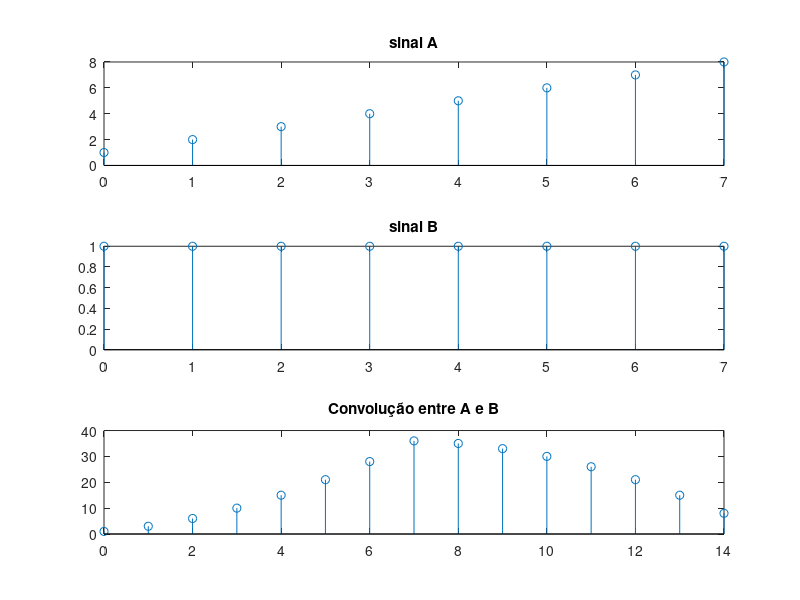
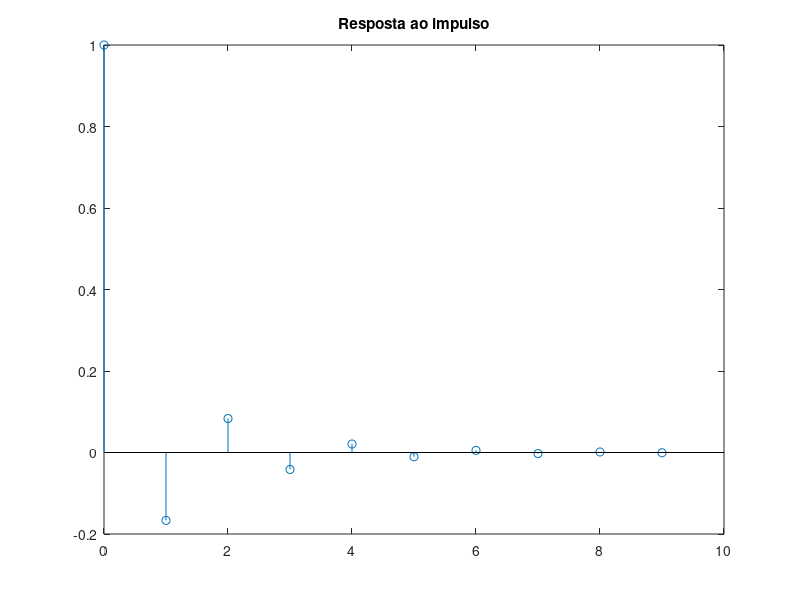
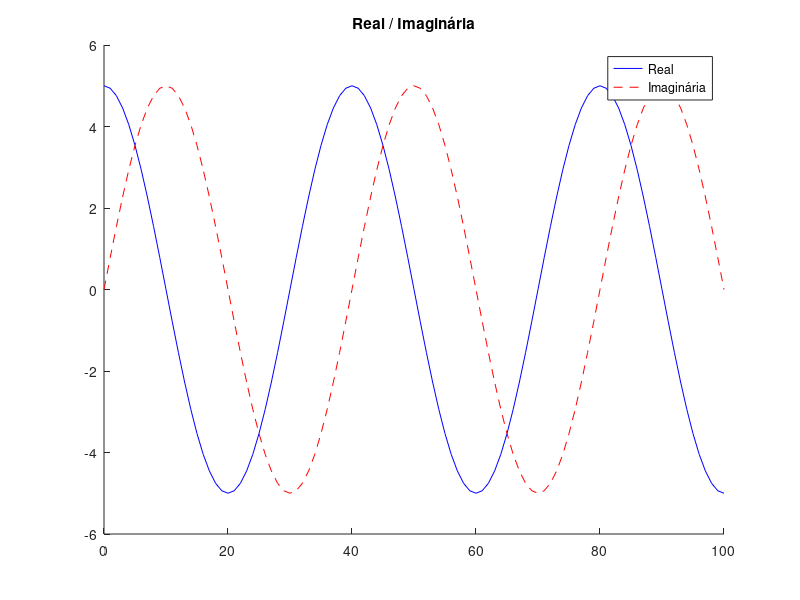
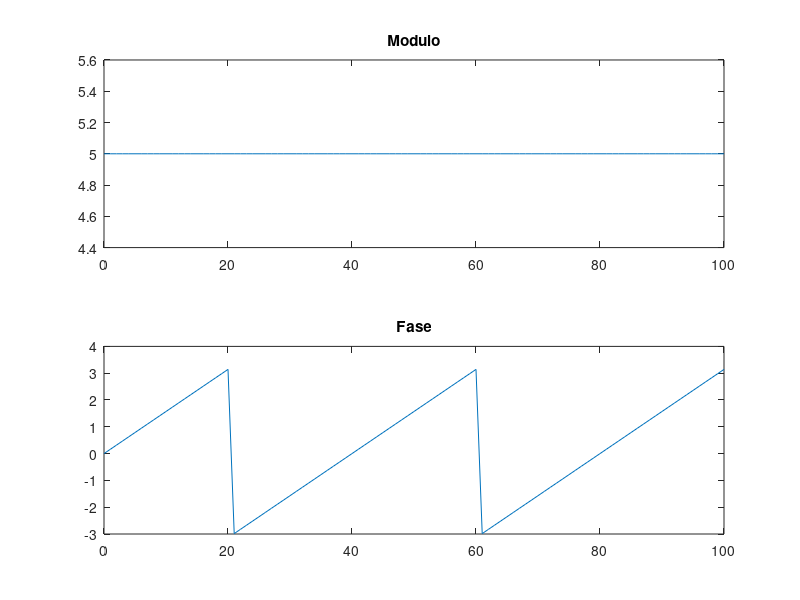

Recreate these plots in MATLAB, in order.
clc
clear all
close all

%% A)
ny = 0:14; %Tamanho da convolução
na = 0:7;  %Tamanho do sinal A
nb = 0:7;  %Tamanho do sinal A
a = [1 2 3 4 5 6 7 8]; %Sinal A
b = [1 1 1 1 1 1 1 1]; %Sinal B

y = conv(a, b); %Convolução

figure(1)
subplot(3,1,1) %3 linhas, 1 coluna, mexendo no primeiro grafico
stem(na, a)
title('sinal A')

subplot(3,1,2)
stem(nb, b)
title('sinal B')

subplot(3,1,3)
stem(ny, y)
title('Convolução entre A e B')

%% B)
%Equação tirada da atividade
%y[n] + 1/3*y[n-1] = x[n] + 1/2*x[n-1]

%Transformada Z
%Y(Z)*(1 + 1/3*z^-1) = X(Z)*(1 + 1/2*z^-1)

%Função de Transferencia
%H(Z) = Y(Z)/X(Z) = (1+1/2*z^-1)/(1 + 1/3*z^-1)

den = [1 1/2]; %Denominador H(Z)
num = [1 1/3]; %Numerador H(Z)

%inp: numerador, denominador, quantas amostras serão simuladas
%out: resposta ao impulso, vetor de amostras [0, 1, 2, ...]
[H, T] = impz(num, den, 10);

figure(2)
stem(T,H);
title('Resposta ao impulso')

%% C)

w = 0.05*pi; %Omega
n = 0:100;   %Vetor de tempo
xn = 5*exp(1i*w*n); %Função da atividade

figure(3)
hold on
plot(n, real(xn), 'b') %Plot da parte real de xt em azul
plot(n, imag(xn), 'r--') %Plot da parte imaginaria de xt em vermelho com a linha traçada
legend('Real', 'Imaginária') %Coloca a legende para cada curva
title('Real / Imaginária')

figure(4)
subplot(2,1,1)
plot(n, abs(xn))
title('Modulo')

subplot(2,1,2)
plot(n, angle(xn))
title('Fase')

%% D)
%exatemente a mesma coisa só muda o xn
r = 0.95;
xn = 5*(r.^n).*exp(1i*w*n); %Função da atividade

figure(5)
hold on
plot(n, real(xn), 'b') %Plot da parte real de xt em azul
plot(n, imag(xn), 'r--') %Plot da parte imaginaria de xt em vermelho com a linha traçada
legend('Real', 'Imaginária') %Coloca a legende para cada curva
title('Real / Imaginária')

figure(6)
subplot(2,1,1)
plot(n, abs(xn))
title('Modulo')

subplot(2,1,2)
plot(n, angle(xn))
title('Fase')
